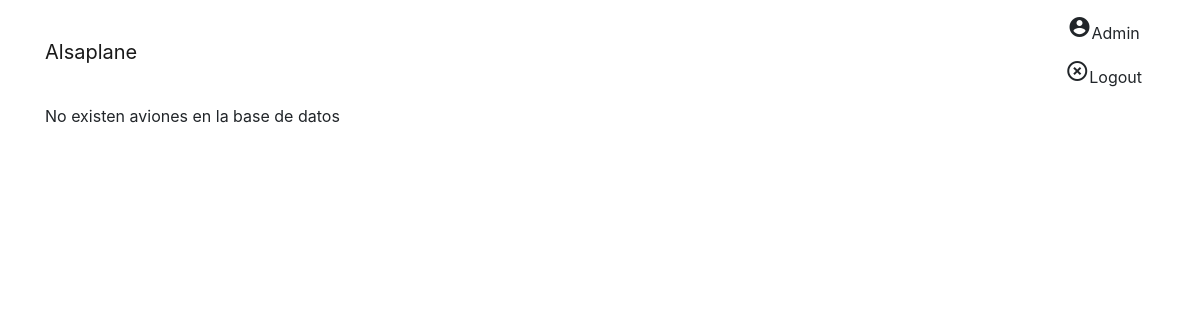
Page /PhpProject2/aviones.php on the earlier database version.
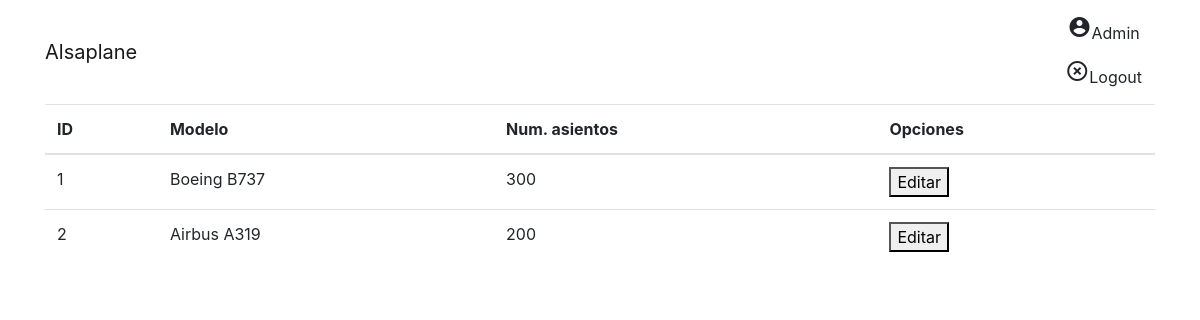
Same page on the later database version.
### tables this page shows
CREATE TABLE `aviones` (
  `idAvion` int(5) NOT NULL,
  `modelo` varchar(30) NOT NULL,
  `numAsientos` int(3) NOT NULL
);

### PhpProject2/modelo.php (called while the page is built, shortened)
<?php
class Modelo{
            private $conexion;
            public function open()
            {
                   $this->conexion=  mysqli_connect("localhost:3306","root") or die (msql_error());
                   mysqli_select_db($this->conexion, 'alsaplane') or die (msql_error());
            }
            public function selectAviones(){
                $consulta="SELECT idAvion, modelo, numAsientos FROM aviones";
                $rs =  mysqli_query($this->conexion,$consulta);
                $nfilas = mysqli_num_rows($rs);
                if($nfilas != 0){
                    $aviones = array();
                    $i=0;
                    while ($reg=mysqli_fetch_array($rs)){
                        $aviones[$i]=$reg;
                        $i++;
                    }
                    return $aviones;
                }else{
                    return NULL;
                }
            }
}

### PhpProject2/aviones.php (the view, shortened to what this page needs)
<?php
include("modelo.php");
?>
<!DOCTYPE html>
<html lang="en">
<head>
  <link rel="stylesheet" href="https://maxcdn.bootstrapcdn.com/bootstrap/4.0.0-alpha.5/css/bootstrap.min.css">
</head>
<body>
    <nav class="navbar navbar-light bg-faded">
      <div class="container">
        <a class="navbar-brand" href="./index.php">Alsaplane</a>
        <div class="float-xs-right">
          <ul class="nav navbar-nav">
            <li class="btn"><i class="material-icons">account_circle</i>Admin</li>
            <li class="btn"><i class="material-icons">highlight_off</i>Logout</li>
          </ul>
        </div>
      </div>
    </nav>
    <div class="container">
<?php
    $modelo = new Modelo();
    $empleados = $modelo->selectAviones();
    if ($empleados != NULL)
    {
        ?>
        <table class="table table-hover">
        <thead class="thead-inverse">
            <tr>
                <th>ID</th>
                <th>Modelo</th>
                <th>Num. asientos</th>
                <th>Opciones</th>
            </tr>
        </thead>
        <tbody>
        <?php
        foreach ($empleados as $empelado) {
            ?><tr>
                <td><?php echo $empelado['idAvion']?></td>
                <td><?php echo $empelado['modelo']?></td>
                <td><?php echo $empelado['numAsientos']?></td>
                <td><a href="#"><button  name = "boton" value="editar">Editar</button></a></td>
            <?php
        }
        ?>
        </tbody>
        </table>
        <?php
    }
    else
    {
        echo 'No existen aviones en la base de datos';
    }
?>
    </div>
</body>
</html>

Differences in the rows shown:
added aviones: idAvion "1", modelo "Boeing B737", numAsientos "300"
added aviones: idAvion "2", modelo "Airbus A319", numAsientos "200"
Other differences:
text no longer shown: "No existen aviones en la base de datos"
text now shown: "ID Modelo Num. asientos Opciones"
